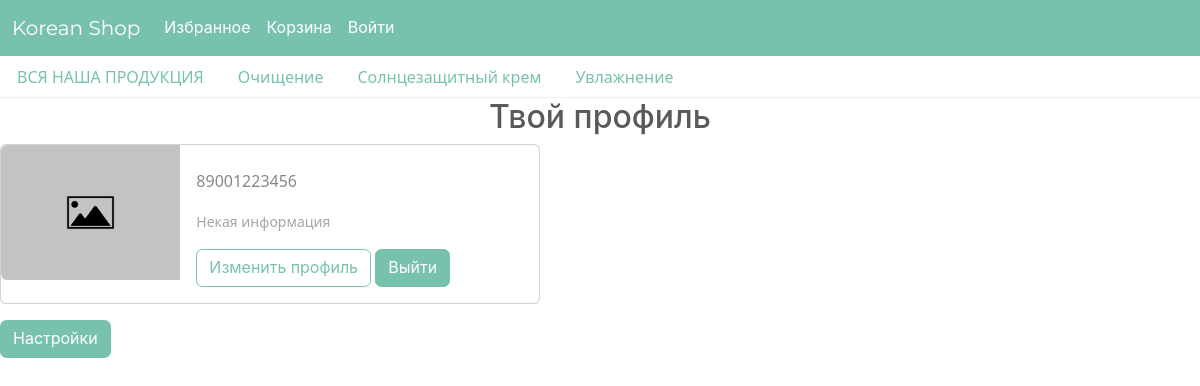
The app's page /profile/1 with its own data.
### goods/models.py (models this page shows, shortened)
class Category(models.Model):
    name = models.CharField(max_length=255, null=True, verbose_name='Название категории')
    slug = models.SlugField(max_length=255, unique=True, db_index=True, verbose_name='Слаг')
    def get_absolute_url(self):
        return reverse('category', kwargs={'cat_slug': self.slug})
    class Meta:
        verbose_name = 'Категория'
        verbose_name_plural = "Категории"
        ordering = ['name']

class Profile(models.Model):
    user = models.OneToOneField(User, on_delete=models.CASCADE)
    phone = models.CharField(max_length=255, null=True, verbose_name='Номер телефона')
    photo = models.ImageField(upload_to='users/%Y/%m/%d', blank=True, verbose_name='Фото')
    class Meta:
        verbose_name = 'Покупатель'
        verbose_name_plural = "Покупатели"

### goods/views.py (the view)
# urls.py: path("profile/<int:user_id>", ShowProfilePageView.as_view(), name='profile'),
class ShowProfilePageView(DataMixin, DetailView):
    model = Profile
    template_name = 'goods/profile.html'
    pk_url_kwarg = 'user_id'
    context_object_name = 'profile'
    def get_context_data(self, **kwargs):
        context = super().get_context_data(**kwargs)
        exctra_con = self.get_user_context(title='Профиль')
        return dict(list(context.items()) + list(exctra_con.items()))

### basket/context_processors.py (called while the page is built)
def basket(request):
    return {'basket': Basket(request)}

### goods/utils.py (called while the page is built)
    def get_user_context(self, **kwargs):
        context = kwargs
        basket = AddToBasketForm() # вопросики к этому всему
        cats = Category.objects.annotate(total = Count('goods')).filter(total__gt=0)
        context['cats'] = cats
        context['menu'] = menu
        context['basket'] = basket
        return context

### goods/templates/goods/profile.html (shortened to what this page needs)
{% extends 'goods/base.html' %}
{% load static %}
{% block content %}
<h2 class="head">Твой профиль</h2>
<div class="card mb-3" style="max-width: 540px;">
    <div class="row g-0">
      <div class="col-md-4">
        {% if profile.photo %}
        <img src="{{ profile.photo.url }}" class="img-fluid rounded-start" alt="Фото профиля">
        {% else %}
        <img src="{% static 'goods/images/default.png' %}" class="img-fluid rounded-start" alt="Фото профиля">
        {% endif %}
      </div>
      <div class="col-md-8">
        <div class="card-body">
          <p class="card-text">{{ profile.phone }}</p>
          <p class="card-text"><small class="text-body-secondary">Некая информация</small></p>
          <button  class="btn btn-outline-primary"><a href="{% url 'edit_profile' id=profile.id  %}" class="out">Изменить профиль</a></button>
          <button  class="btn btn-primary"><a href="{% url 'logout' %}" class="logout" >Выйти</a></button>
        </div>
      </div>
    </div>
  </div>
  <button  class="btn btn-primary"><a href="{% url 'edit' %}" style="color: white;">Настройки</a></button>
{% endblock %}

### goods/templates/goods/base.html (shortened to what this page needs)
{% load static %}
<!doctype html>
<html lang="en">
  <head>
    <link type="text/css" href="{% static 'goods/css/bootstrap.min.css' %}" rel="stylesheet" />
    <link type="text/css" href="{% static 'goods/css/style.css' %}" rel="stylesheet" />
  </head>
  <body>
      <nav class="navbar navbar-expand-lg bg-primary" data-bs-theme="dark">
        <div class="container-fluid">
          <a class="navbar-brand" href="{% url 'home' %}">Korean Shop</a>
          <div class="collapse navbar-collapse" id="navbarColor01">
            <ul class="navbar-nav me-auto">
              {% for m in menu %}
              <li class="nav-item">
                <a class="nav-link active" href="{% url m.url_name %}">{{m.title}}</a>
              </li>
              {% endfor %}
              {% if request.user.is_authenticated %}
              <li class="nav-item">
                <a class="nav-link active" aria-current="page" href="{{ user.profile.get_absolute_url }}">Профиль</a>
              </li>
              {% else %}
              <li class="nav-item">
                <a class="nav-link active" aria-current="page" href="{% url 'login' %}">Войти</a>
              </li>
              {% endif %}
            </ul>
          </div>
        </div>
      </nav>
 <ul class="nav nav-tabs" role="tablist">
  <li class="nav-item" role="presentation">
  {% if cat_selected == 0  %}
  <a class="nav-link active" data-bs-toggle="tab" href="{% url 'home' %}" aria-selected="true" role="tab">ВСЯ НАША ПРОДУКЦИЯ</a>
  {% else %}
  <a class="nav-link" data-bs-toggle="tab" href="{% url 'home' %}" aria-selected="true" role="tab">ВСЯ НАША ПРОДУКЦИЯ</a>
  {% endif %}
  </li>
  {% for c in cats %}
  {% if c.pk == cat_selected %}
    <a class="nav-link active" data-bs-toggle="tab" href="{{c.get_absolute_url}}" aria-selected="true" role="tab">{{c.name}}</a>
  {% else %}
    <a class="nav-link" data-bs-toggle="tab" href="{{c.get_absolute_url}}" aria-selected="true" role="tab">{{c.name}}</a>
  {% endif %}
  {% endfor %}
</ul>
    {% block content %}
    {% endblock %}
</body>
</html>

### goods/static/goods/css/style.css (style rules this page uses)
.head { text-align: center; }
a { text-decoration:none; }
.logout { color: white; }

### records on screen
Category: name "Очищение"
Category: name "Солнцезащитный крем"
Category: name "Увлажнение"
Profile: phone "89001223456"

### other values on screen
{{ m.title }} "Избранное" "Корзина"
